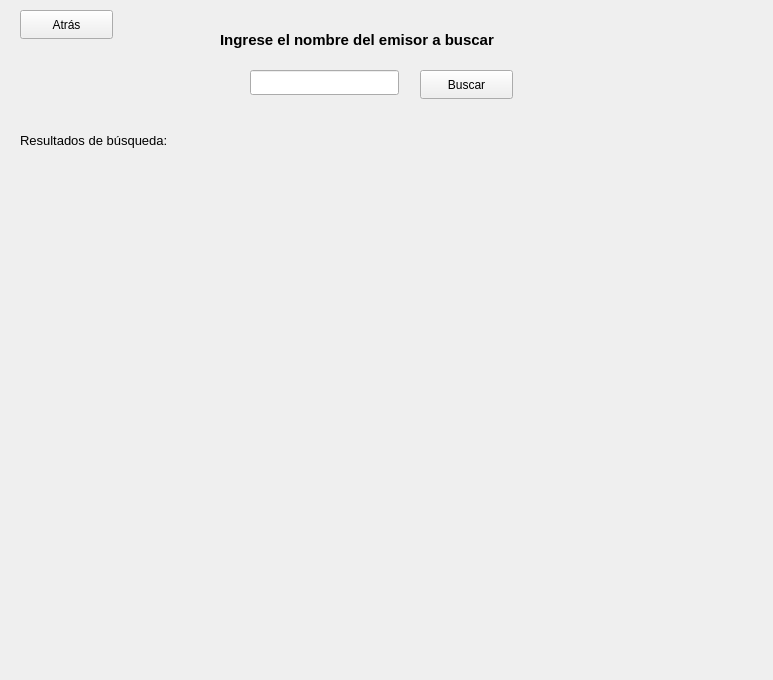
<?xml version="1.0" encoding="UTF-8"?>
<ui version="4.0">
 <class>busquedaEmisor</class>
 <widget class="QWidget" name="busquedaEmisor">
  <property name="geometry">
   <rect>
    <x>0</x>
    <y>0</y>
    <width>773</width>
    <height>680</height>
   </rect>
  </property>
  <property name="windowTitle">
   <string>Form</string>
  </property>
  <widget class="QLabel" name="label">
   <property name="geometry">
    <rect>
     <x>220</x>
     <y>30</y>
     <width>331</width>
     <height>20</height>
    </rect>
   </property>
   <property name="font">
    <font>
     <pointsize>11</pointsize>
     <bold>true</bold>
    </font>
   </property>
   <property name="text">
    <string>Ingrese el nombre del emisor a buscar</string>
   </property>
  </widget>
  <widget class="QPushButton" name="btn_buscar">
   <property name="geometry">
    <rect>
     <x>420</x>
     <y>70</y>
     <width>93</width>
     <height>29</height>
    </rect>
   </property>
   <property name="text">
    <string>Buscar</string>
   </property>
  </widget>
  <widget class="QLineEdit" name="dato_emisor">
   <property name="geometry">
    <rect>
     <x>250</x>
     <y>70</y>
     <width>149</width>
     <height>25</height>
    </rect>
   </property>
  </widget>
  <widget class="QLabel" name="resultados">
   <property name="geometry">
    <rect>
     <x>40</x>
     <y>180</y>
     <width>701</width>
     <height>461</height>
    </rect>
   </property>
   <property name="autoFillBackground">
    <bool>false</bool>
   </property>
   <property name="text">
    <string/>
   </property>
   <property name="alignment">
    <set>Qt::AlignHCenter|Qt::AlignTop</set>
   </property>
  </widget>
  <widget class="QLabel" name="label_3">
   <property name="geometry">
    <rect>
     <x>20</x>
     <y>130</y>
     <width>191</width>
     <height>20</height>
    </rect>
   </property>
   <property name="font">
    <font>
     <pointsize>10</pointsize>
    </font>
   </property>
   <property name="text">
    <string>Resultados de búsqueda:</string>
   </property>
  </widget>
  <widget class="QPushButton" name="btn_atras">
   <property name="geometry">
    <rect>
     <x>20</x>
     <y>10</y>
     <width>93</width>
     <height>29</height>
    </rect>
   </property>
   <property name="text">
    <string>Atrás</string>
   </property>
  </widget>
 </widget>
 <resources/>
 <connections/>
</ui>
